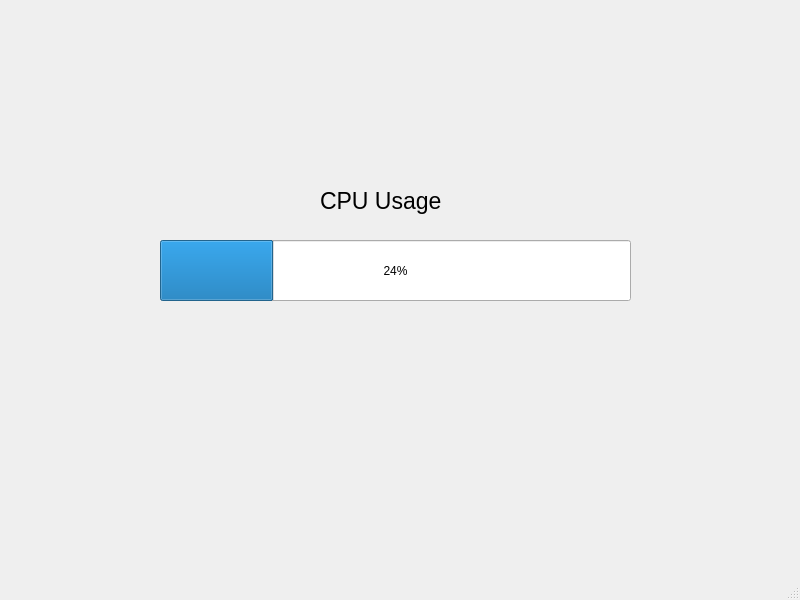
<?xml version="1.0" encoding="UTF-8"?>
<ui version="4.0">
 <class>MainWindow</class>
 <widget class="QMainWindow" name="MainWindow">
  <property name="geometry">
   <rect>
    <x>0</x>
    <y>0</y>
    <width>800</width>
    <height>600</height>
   </rect>
  </property>
  <property name="windowTitle">
   <string>MainWindow</string>
  </property>
  <widget class="QWidget" name="centralwidget">
   <widget class="QWidget" name="widget" native="true">
    <property name="geometry">
     <rect>
      <x>100</x>
      <y>100</y>
      <width>561</width>
      <height>321</height>
     </rect>
    </property>
    <widget class="QProgressBar" name="progressBar">
     <property name="geometry">
      <rect>
       <x>60</x>
       <y>140</y>
       <width>471</width>
       <height>61</height>
      </rect>
     </property>
     <property name="value">
      <number>24</number>
     </property>
    </widget>
    <widget class="QLabel" name="label">
     <property name="geometry">
      <rect>
       <x>220</x>
       <y>80</y>
       <width>171</width>
       <height>41</height>
      </rect>
     </property>
     <property name="font">
      <font>
       <pointsize>17</pointsize>
      </font>
     </property>
     <property name="text">
      <string>CPU Usage</string>
     </property>
    </widget>
   </widget>
  </widget>
  <widget class="QMenuBar" name="menubar">
   <property name="geometry">
    <rect>
     <x>0</x>
     <y>0</y>
     <width>800</width>
     <height>26</height>
    </rect>
   </property>
  </widget>
  <widget class="QStatusBar" name="statusbar"/>
 </widget>
 <resources/>
 <connections/>
</ui>
